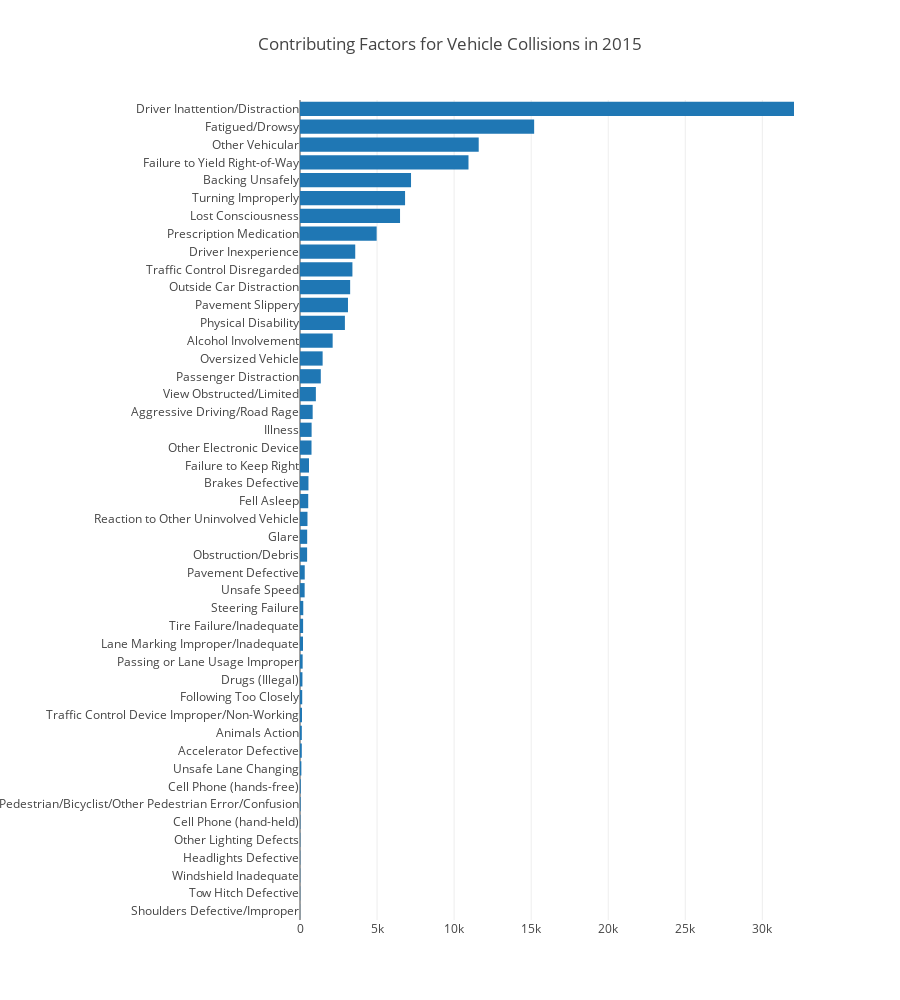

The notebook cell saved with this chart:
### Code cell
temp = pd.DataFrame({'contributing_factors':contributing_factors.value_counts()})
df = temp[temp.index != 'Unspecified']
df = df.sort_values(by='contributing_factors', ascending=True)
data  = go.Data([
            go.Bar(
              y = df.index,
              x = df.contributing_factors,
              orientation='h'
        )])
layout = go.Layout(
        height = '1000',
        margin=go.Margin(l=300),
        title = "Contributing Factors for Vehicle Collisions in 2015"
)
fig  = go.Figure(data=data, layout=layout)
py.iplot(fig)

### Figure 1 — Plotly figure (JSON) as saved in the notebook; plotly's stock layout.template omitted (floating-point values rounded to 4 significant figures)
{"data": [{"orientation": "h", "type": "bar", "x": [8, 14, 17, 19, 20, 25, 40, 48, 89, 116, 118, 129, 144, 158, 172, 195, 202, 212, 301, 307, 461, 466, 485, 534, 549, 584, 747, 753, 822, 1030, 1349, 1468, 2119, 2913, 3113, 3254, 3401, 3584, 4974, 6491, 6817, 7204, 10932, 11595, 15192, 32052], "y": ["Shoulders Defective/Improper", "Tow Hitch Defective", "Windshield Inadequate", "Headlights Defective", "Other Lighting Defects", "Cell Phone (hand-held)", "Pedestrian/Bicyclist/Other Pedestrian Error/Confusion", "Cell Phone (hands-free)", "Unsafe Lane Changing", "Accelerator Defective", "Animals Action", "Traffic Control Device Improper/Non-Working", "Following Too Closely", "Drugs (Illegal)", "Passing or Lane Usage Improper", "Lane Marking Improper/Inadequate", "Tire Failure/Inadequate", "Steering Failure", "Unsafe Speed", "Pavement Defective", "Obstruction/Debris", "Glare", "Reaction to Other Uninvolved Vehicle", "Fell Asleep", "Brakes Defective", "Failure to Keep Right", "Other Electronic Device", "Illness", "Aggressive Driving/Road Rage", "View Obstructed/Limited", "Passenger Distraction", "Oversized Vehicle", "Alcohol Involvement", "Physical Disability", "Pavement Slippery", "Outside Car Distraction", "Traffic Control Disregarded", "Driver Inexperience", "Prescription Medication", "Lost Consciousness", "Turning Improperly", "Backing Unsafely", "Failure to Yield Right-of-Way", "Other Vehicular", "Fatigued/Drowsy", "Driver Inattention/Distraction"]}], "layout": {"height": "1000", "margin": {"l": 300}, "title": "Contributing Factors for Vehicle Collisions in 2015"}}
